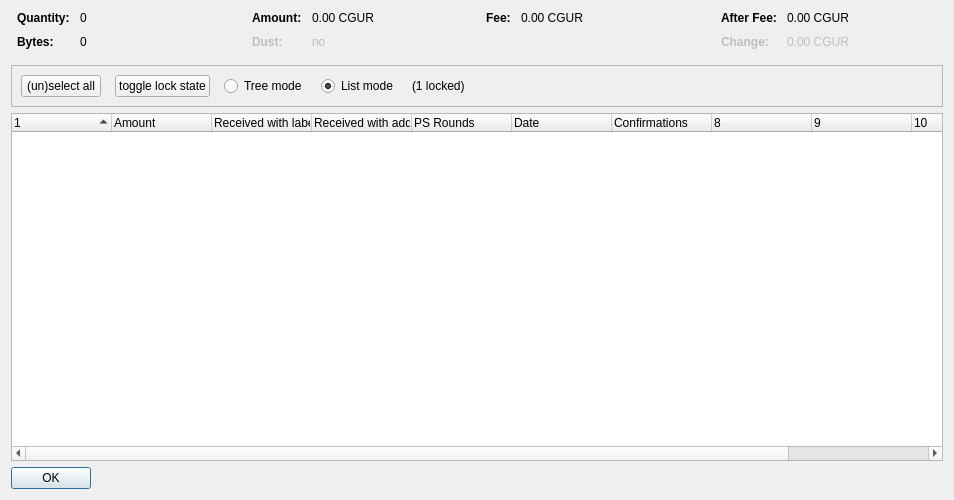
<?xml version="1.0" encoding="UTF-8"?>
<ui version="4.0">
 <class>CoinControlDialog</class>
 <widget class="QDialog" name="CoinControlDialog">
  <property name="geometry">
   <rect>
    <x>0</x>
    <y>0</y>
    <width>954</width>
    <height>500</height>
   </rect>
  </property>
  <property name="windowTitle">
   <string>Coin Selection</string>
  </property>
  <layout class="QVBoxLayout" name="verticalLayout">
   <item>
    <layout class="QHBoxLayout" name="horizontalLayoutTop" stretch="0,0,0,0">
     <property name="topMargin">
      <number>0</number>
     </property>
     <property name="bottomMargin">
      <number>10</number>
     </property>
     <item>
      <layout class="QFormLayout" name="formLayoutCoinControl1">
       <property name="horizontalSpacing">
        <number>10</number>
       </property>
       <property name="verticalSpacing">
        <number>10</number>
       </property>
       <property name="leftMargin">
        <number>6</number>
       </property>
       <property name="rightMargin">
        <number>6</number>
       </property>
       <item row="0" column="0">
        <widget class="QLabel" name="labelCoinControlQuantityText">
         <property name="font">
          <font>
           <weight>75</weight>
           <bold>true</bold>
          </font>
         </property>
         <property name="text">
          <string>Quantity:</string>
         </property>
        </widget>
       </item>
       <item row="0" column="1">
        <widget class="QLabel" name="labelCoinControlQuantity">
         <property name="cursor">
          <cursorShape>IBeamCursor</cursorShape>
         </property>
         <property name="contextMenuPolicy">
          <enum>Qt::ActionsContextMenu</enum>
         </property>
         <property name="text">
          <string notr="true">0</string>
         </property>
         <property name="textInteractionFlags">
          <set>Qt::LinksAccessibleByMouse|Qt::TextSelectableByKeyboard|Qt::TextSelectableByMouse</set>
         </property>
        </widget>
       </item>
       <item row="1" column="0">
        <widget class="QLabel" name="labelCoinControlBytesText">
         <property name="font">
          <font>
           <weight>75</weight>
           <bold>true</bold>
          </font>
         </property>
         <property name="text">
          <string>Bytes:</string>
         </property>
        </widget>
       </item>
       <item row="1" column="1">
        <widget class="QLabel" name="labelCoinControlBytes">
         <property name="cursor">
          <cursorShape>IBeamCursor</cursorShape>
         </property>
         <property name="contextMenuPolicy">
          <enum>Qt::ActionsContextMenu</enum>
         </property>
         <property name="text">
          <string notr="true">0</string>
         </property>
         <property name="textInteractionFlags">
          <set>Qt::LinksAccessibleByMouse|Qt::TextSelectableByKeyboard|Qt::TextSelectableByMouse</set>
         </property>
        </widget>
       </item>
      </layout>
     </item>
     <item>
      <layout class="QFormLayout" name="formLayoutCoinControl2">
       <property name="horizontalSpacing">
        <number>10</number>
       </property>
       <property name="verticalSpacing">
        <number>10</number>
       </property>
       <property name="leftMargin">
        <number>6</number>
       </property>
       <property name="rightMargin">
        <number>6</number>
       </property>
       <item row="0" column="0">
        <widget class="QLabel" name="labelCoinControlAmountText">
         <property name="font">
          <font>
           <weight>75</weight>
           <bold>true</bold>
          </font>
         </property>
         <property name="text">
          <string>Amount:</string>
         </property>
        </widget>
       </item>
       <item row="0" column="1">
        <widget class="QLabel" name="labelCoinControlAmount">
         <property name="cursor">
          <cursorShape>IBeamCursor</cursorShape>
         </property>
         <property name="contextMenuPolicy">
          <enum>Qt::ActionsContextMenu</enum>
         </property>
         <property name="text">
          <string notr="true">0.00 CGUR</string>
         </property>
         <property name="textInteractionFlags">
          <set>Qt::LinksAccessibleByMouse|Qt::TextSelectableByKeyboard|Qt::TextSelectableByMouse</set>
         </property>
        </widget>
       </item>
       <item row="1" column="0">
        <widget class="QLabel" name="labelCoinControlLowOutputText">
         <property name="enabled">
          <bool>false</bool>
         </property>
         <property name="font">
          <font>
           <weight>75</weight>
           <bold>true</bold>
          </font>
         </property>
         <property name="text">
          <string>Dust:</string>
         </property>
        </widget>
       </item>
       <item row="1" column="1">
        <widget class="QLabel" name="labelCoinControlLowOutput">
         <property name="enabled">
          <bool>false</bool>
         </property>
         <property name="cursor">
          <cursorShape>IBeamCursor</cursorShape>
         </property>
         <property name="contextMenuPolicy">
          <enum>Qt::ActionsContextMenu</enum>
         </property>
         <property name="text">
          <string notr="true">no</string>
         </property>
         <property name="textInteractionFlags">
          <set>Qt::LinksAccessibleByMouse|Qt::TextSelectableByKeyboard|Qt::TextSelectableByMouse</set>
         </property>
        </widget>
       </item>
      </layout>
     </item>
     <item>
      <layout class="QFormLayout" name="formLayoutCoinControl3">
       <property name="horizontalSpacing">
        <number>10</number>
       </property>
       <property name="verticalSpacing">
        <number>10</number>
       </property>
       <property name="leftMargin">
        <number>6</number>
       </property>
       <property name="rightMargin">
        <number>6</number>
       </property>
       <item row="0" column="0">
        <widget class="QLabel" name="labelCoinControlFeeText">
         <property name="font">
          <font>
           <weight>75</weight>
           <bold>true</bold>
          </font>
         </property>
         <property name="text">
          <string>Fee:</string>
         </property>
        </widget>
       </item>
       <item row="0" column="1">
        <widget class="QLabel" name="labelCoinControlFee">
         <property name="cursor">
          <cursorShape>IBeamCursor</cursorShape>
         </property>
         <property name="contextMenuPolicy">
          <enum>Qt::ActionsContextMenu</enum>
         </property>
         <property name="text">
          <string notr="true">0.00 CGUR</string>
         </property>
         <property name="textInteractionFlags">
          <set>Qt::LinksAccessibleByMouse|Qt::TextSelectableByKeyboard|Qt::TextSelectableByMouse</set>
         </property>
        </widget>
       </item>
      </layout>
     </item>
     <item>
      <layout class="QFormLayout" name="formLayoutCoinControl4">
       <property name="horizontalSpacing">
        <number>10</number>
       </property>
       <property name="verticalSpacing">
        <number>10</number>
       </property>
       <property name="leftMargin">
        <number>6</number>
       </property>
       <property name="rightMargin">
        <number>6</number>
       </property>
       <item row="0" column="0">
        <widget class="QLabel" name="labelCoinControlAfterFeeText">
         <property name="font">
          <font>
           <weight>75</weight>
           <bold>true</bold>
          </font>
         </property>
         <property name="text">
          <string>After Fee:</string>
         </property>
        </widget>
       </item>
       <item row="0" column="1">
        <widget class="QLabel" name="labelCoinControlAfterFee">
         <property name="cursor">
          <cursorShape>IBeamCursor</cursorShape>
         </property>
         <property name="contextMenuPolicy">
          <enum>Qt::ActionsContextMenu</enum>
         </property>
         <property name="text">
          <string notr="true">0.00 CGUR</string>
         </property>
         <property name="textInteractionFlags">
          <set>Qt::LinksAccessibleByMouse|Qt::TextSelectableByKeyboard|Qt::TextSelectableByMouse</set>
         </property>
        </widget>
       </item>
       <item row="1" column="0">
        <widget class="QLabel" name="labelCoinControlChangeText">
         <property name="enabled">
          <bool>false</bool>
         </property>
         <property name="font">
          <font>
           <weight>75</weight>
           <bold>true</bold>
          </font>
         </property>
         <property name="text">
          <string>Change:</string>
         </property>
        </widget>
       </item>
       <item row="1" column="1">
        <widget class="QLabel" name="labelCoinControlChange">
         <property name="enabled">
          <bool>false</bool>
         </property>
         <property name="cursor">
          <cursorShape>IBeamCursor</cursorShape>
         </property>
         <property name="contextMenuPolicy">
          <enum>Qt::ActionsContextMenu</enum>
         </property>
         <property name="text">
          <string notr="true">0.00 CGUR</string>
         </property>
         <property name="textInteractionFlags">
          <set>Qt::LinksAccessibleByMouse|Qt::TextSelectableByKeyboard|Qt::TextSelectableByMouse</set>
         </property>
        </widget>
       </item>
      </layout>
     </item>
    </layout>
   </item>
   <item>
    <widget class="QFrame" name="frame">
     <property name="minimumSize">
      <size>
       <width>0</width>
       <height>40</height>
      </size>
     </property>
     <property name="frameShape">
      <enum>QFrame::StyledPanel</enum>
     </property>
     <property name="frameShadow">
      <enum>QFrame::Sunken</enum>
     </property>
     <layout class="QHBoxLayout" name="horizontalLayout">
      <item>
       <layout class="QHBoxLayout" name="horizontalLayoutPanel" stretch="0,0,0,0,0,0">
        <property name="spacing">
         <number>14</number>
        </property>
        <item>
         <widget class="QPushButton" name="pushButtonSelectAll">
          <property name="sizePolicy">
           <sizepolicy hsizetype="Maximum" vsizetype="Fixed">
            <horstretch>0</horstretch>
            <verstretch>0</verstretch>
           </sizepolicy>
          </property>
          <property name="text">
           <string>(un)select all</string>
          </property>
          <property name="autoDefault">
           <bool>false</bool>
          </property>
         </widget>
        </item>
        <item>
         <widget class="QPushButton" name="pushButtonToggleLock">
          <property name="sizePolicy">
           <sizepolicy hsizetype="Maximum" vsizetype="Fixed">
            <horstretch>0</horstretch>
            <verstretch>0</verstretch>
           </sizepolicy>
          </property>
          <property name="text">
           <string>toggle lock state</string>
          </property>
          <property name="autoDefault">
           <bool>false</bool>
          </property>
         </widget>
        </item>
        <item>
         <widget class="QRadioButton" name="radioTreeMode">
          <property name="sizePolicy">
           <sizepolicy hsizetype="Maximum" vsizetype="Fixed">
            <horstretch>0</horstretch>
            <verstretch>0</verstretch>
           </sizepolicy>
          </property>
          <property name="text">
           <string>Tree mode</string>
          </property>
         </widget>
        </item>
        <item>
         <widget class="QRadioButton" name="radioListMode">
          <property name="sizePolicy">
           <sizepolicy hsizetype="Maximum" vsizetype="Fixed">
            <horstretch>0</horstretch>
            <verstretch>0</verstretch>
           </sizepolicy>
          </property>
          <property name="text">
           <string>List mode</string>
          </property>
          <property name="checked">
           <bool>true</bool>
          </property>
         </widget>
        </item>
        <item>
         <widget class="QLabel" name="labelLocked">
          <property name="text">
           <string>(1 locked)</string>
          </property>
         </widget>
        </item>
        <item>
         <spacer name="horizontalSpacer">
          <property name="orientation">
           <enum>Qt::Horizontal</enum>
          </property>
          <property name="sizeHint" stdset="0">
           <size>
            <width>40</width>
            <height>20</height>
           </size>
          </property>
         </spacer>
        </item>
       </layout>
      </item>
     </layout>
    </widget>
   </item>
   <item>
    <widget class="CoinControlTreeWidget" name="treeWidget">
     <property name="contextMenuPolicy">
      <enum>Qt::CustomContextMenu</enum>
     </property>
     <property name="sortingEnabled">
      <bool>false</bool>
     </property>
     <property name="columnCount">
      <number>11</number>
     </property>
     <attribute name="headerShowSortIndicator" stdset="0">
      <bool>true</bool>
     </attribute>
     <attribute name="headerStretchLastSection">
      <bool>false</bool>
     </attribute>
     <column>
      <property name="text">
       <string/>
      </property>
     </column>
     <column>
      <property name="text">
       <string>Amount</string>
      </property>
     </column>
     <column>
      <property name="text">
       <string>Received with label</string>
      </property>
     </column>
     <column>
      <property name="text">
       <string>Received with address</string>
      </property>
     </column>
     <column>
      <property name="text">
       <string>PS Rounds</string>
      </property>
     </column>
     <column>
      <property name="text">
       <string>Date</string>
      </property>
     </column>
     <column>
      <property name="text">
       <string>Confirmations</string>
      </property>
      <property name="toolTip">
       <string>Confirmed</string>
      </property>
     </column>
     <column>
      <property name="text">
       <string/>
      </property>
     </column>
     <column>
      <property name="text">
       <string/>
      </property>
     </column>
     <column>
      <property name="text">
       <string/>
      </property>
     </column>
     <column>
      <property name="text">
       <string/>
      </property>
     </column>
    </widget>
   </item>
   <item>
    <widget class="QDialogButtonBox" name="buttonBox">
     <property name="sizePolicy">
      <sizepolicy hsizetype="Maximum" vsizetype="Fixed">
       <horstretch>0</horstretch>
       <verstretch>0</verstretch>
      </sizepolicy>
     </property>
     <property name="orientation">
      <enum>Qt::Horizontal</enum>
     </property>
     <property name="standardButtons">
      <set>QDialogButtonBox::Ok</set>
     </property>
    </widget>
   </item>
  </layout>
 </widget>
 <customwidgets>
  <customwidget>
   <class>CoinControlTreeWidget</class>
   <extends>QTreeWidget</extends>
   <header>coincontroltreewidget.h</header>
  </customwidget>
 </customwidgets>
 <resources/>
 <connections/>
</ui>
